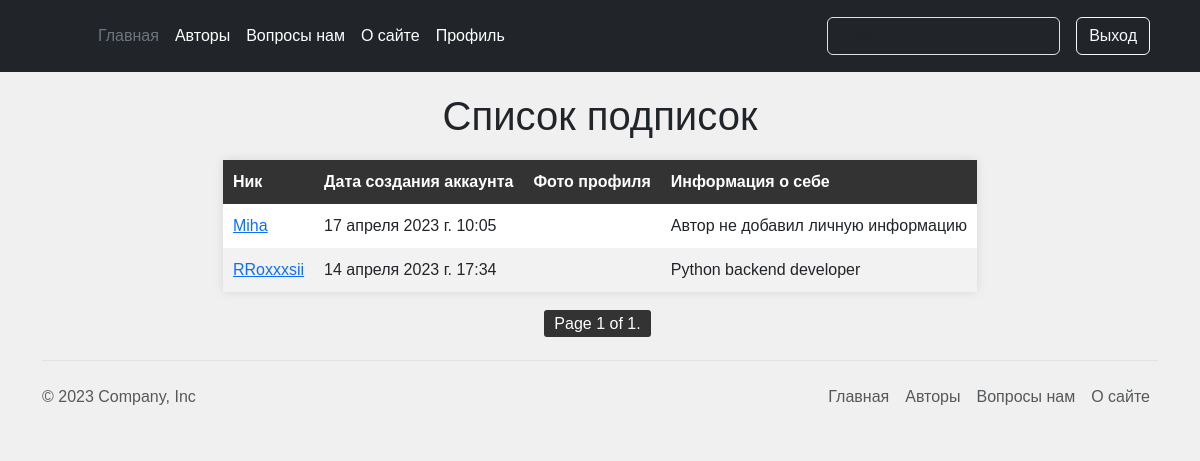
The app's page /authors/following/6 (signed in), older data.
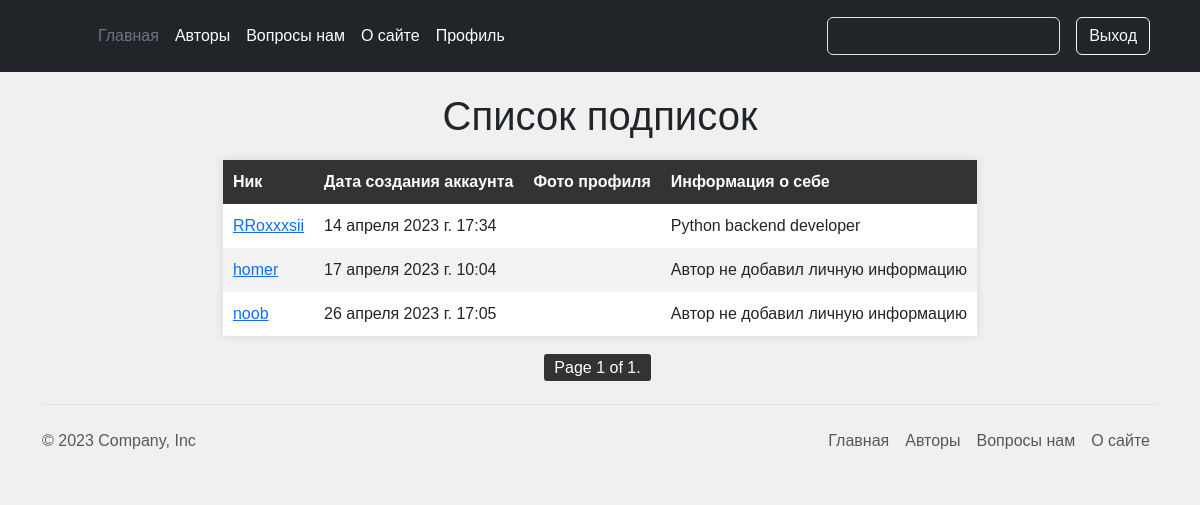
The same page, newer data.
### account/models.py (models this page shows, shortened)
class Author(AbstractBaseUser, PermissionsMixin):
    email = models.EmailField(_('почтовый адрес'), unique=True)
    user_name = models.CharField(max_length=150)
    mobile = models.CharField(max_length=20, blank=True)
    gender = models.ForeignKey(Gender, on_delete=models.SET_NULL, blank=True, null=True)
    profile_photo = models.ImageField(upload_to='photos/%Y/%m/%d/', help_text=_('Фото профиля'), blank=True)
    profile_information = models.TextField(help_text='Расскажите о себе', blank=True)
    country = models.ForeignKey(Country, on_delete=models.SET_NULL, blank=True, null=True)
    telegram_link = models.URLField(_('Телеграмм аккаунт'), blank=True)
    city = models.CharField(_('Где живете'), max_length=70, blank=True, null=True)
    following = models.ManyToManyField(
        "self", blank=True, related_name="followers", symmetrical=False
    )
    is_active = models.BooleanField(default=False)
    is_staff = models.BooleanField(default=False)
    created = models.DateTimeField(auto_now_add=True)
    updated = models.DateTimeField(auto_now=True)
    objects = CustomAccountManager()
    USERNAME_FIELD = 'email'
    REQUIRED_FIELDS = ['user_name']
    class Meta:
        verbose_name = _("Аккаунт")
        verbose_name_plural = _("Аккаунты")
        ordering = ('user_name',)
    def get_absolute_url(self):
        return reverse('authors:author_detail_view', kwargs={'pk': self.pk})

### authors/views.py (the view)
# urls.py: path('following/<int:pk>', views.AuthorFollowingListView.as_view(), name='following_list_view'),
class AuthorFollowingListView(AuthorFollowingFollowersListMixin, ListView):
    extra_context = {'headline': 'Список подписок'}
    def get_queryset(self):
        user_obj = self.request.user
        queryset = user_obj.followers.all()
        return queryset

### authors/templates/authors/authors_list_view.html (shortened to what this page needs)
{% extends 'main/base.html' %}
{% load static %}
{% block content %}
<link rel="stylesheet" href="{% static 'main/css/authors_list_view.css' %}">
<link rel="stylesheet" href="{% static 'main/css/posts.css' %}">
    <h1 class="header-top">{{ headline }}</h1>
	<table>
		<thead>
			<tr>
				<th>Ник</th>
				<th>Дата создания аккаунта</th>
				<th>Фото профиля</th>
				<th>Информация о себе</th>
			</tr>
		</thead>
		<tbody>
			{% for author in authors %}
			<tr>
				<td class="list_item"><a href="{{ author.get_absolute_url }}">{{ author.user_name }}</a></td>
				<td class="list_item">{{ author.created }}</td>
                {% if not author.profile_photo %}
                    <td class="list_item"></td>
                {% else %}
                    <td class="list_item"><img src="{{ author.profile_photo.url }}" alt="Фото профиля"></td>
                {% endif %}
                {% if author.profile_information  %}
                <td class="list_item">{{ author.profile_information|truncatewords:20 }}</td>
                {% else %}
                <td class="list_item">Автор не добавил личную информацию</td>
                {% endif %}
			</tr>
			{% endfor %}
		</tbody>
	</table>
{% include 'main/pagination.html' %}
{% endblock %}

### main/templates/main/base.html (shortened to what this page needs)
<!DOCTYPE html>
<html lang="en" xmlns="http://www.w3.org/1999/html">
<head>
    <link href="https://cdn.jsdelivr.net/npm/bootstrap@5.3.0-alpha3/dist/css/bootstrap.min.css" rel="stylesheet">
</head>
<body>
<header class="p-3 text-bg-dark">
    <div class="container">
      <div class="d-flex flex-wrap align-items-center justify-content-center justify-content-lg-start">
        <a href="/" class="d-flex align-items-center mb-2 mb-lg-0 text-white text-decoration-none">
          <svg class="bi me-2" width="40" height="32" role="img" aria-label="Bootstrap"><use xlink:href="#bootstrap"/></svg>
        </a>
        <ul class="nav col-12 col-lg-auto me-lg-auto mb-2 justify-content-center mb-md-0">
          <li><a href="{% url 'main:home' %}" class="nav-link px-2 text-secondary">Главная</a></li>
          <li><a href="{% url 'authors:author_list_view' %}" class="nav-link px-2 text-white">Авторы</a></li>
          <li><a href="{% url 'main:feedback' %}" class="nav-link px-2 text-white">Вопросы нам</a></li>
          <li><a href="#" class="nav-link px-2 text-white">О сайте</a></li>
            {% if user.is_authenticated %}
          <li><a href="{% url 'account:personal_profile' %}" class="nav-link px-2 text-white">Профиль</a></li>
            {% endif %}
          </ul>
        <form class="col-12 col-lg-auto mb-3 mb-lg-0 me-lg-3" role="search">
          <input type="search" class="form-control form-control-dark text-bg-dark" placeholder="Search..." aria-label="Search">
        </form>
          {% if not user.is_authenticated %}
        <div class="text-end">
          <a href="{% url 'account:login' %}"button type="button" class="btn btn-outline-light me-2">Вход</a>
          <a href="{% url 'account:register' %}" button type="button" class="btn btn-warning">Регистрация</a>
        </div>
          {% else %}
          <div class="text-end">
            <a href="{% url 'account:logout' %}"button type="button" class="btn btn-outline-light me-2">Выход</a>
          </div>
          {% endif %}
      </div>
    </div>
  </header>
{% block content %}
{% endblock %}
<div class="container">
  <footer class="d-flex flex-wrap justify-content-between align-items-center py-3 my-4 border-top">
    <p class="col-md-4 mb-0 text-body-secondary">&copy; 2023 Company, Inc</p>
    <a href="/" class="col-md-4 d-flex align-items-center justify-content-center mb-3 mb-md-0 me-md-auto link-body-emphasis text-decoration-none">
      <svg class="bi me-2" width="40" height="32"><use xlink:href="#bootstrap"/></svg>
    </a>
    <ul class="nav col-md-4 justify-content-end">
      <li class="nav-item"><a href="{% url 'main:home' %}" class="nav-link px-2 text-body-secondary">Главная</a></li>
      <li class="nav-item"><a href="{% url 'authors:author_list_view' %}" class="nav-link px-2 text-body-secondary">Авторы</a></li>
      <li class="nav-item"><a href="{% url 'main:feedback' %}" class="nav-link px-2 text-body-secondary">Вопросы нам</a></li>
      <li class="nav-item"><a href="#" class="nav-link px-2 text-body-secondary">О сайте</a></li>
    </ul>
  </footer>
</div>
</body>
</html>

### main/templates/main/pagination.html (shortened to what this page needs)
<div class="pagination">
    <span class="step-links">
        <span class="current">
            Page {{ page_obj.number }} of {{ page_obj.paginator.num_pages }}.
        </span>
    </span>
</div>

### main/static/main/css/authors_list_view.css (style rules this page uses)
body { font-family: Arial, sans-serif; background-color: #f0f0f0; margin: 0; padding: 0; }
h1 { text-align: center; margin-top: 20px; }
table { border-collapse: collapse; margin: 20px auto; background-color: #fff; box-shadow: 0px 0px 10px rgba(0, 0, 0, 0.1); }
th, td { padding: 10px; text-align: left; }
th { background-color: #333; color: #fff; }
tr:nth-child(even) { background-color: #f2f2f2 }

### main/static/main/css/posts.css (style rules this page uses)
.pagination { display: flex; justify-content: center; align-items: center; margin-top: 20px; }
.pagination .current { padding: 5px 10px; border-radius: 3px; margin-right: 5px; color: #fff; background-color: #333; }

Row changes from the older to the newer data that the page shows:
no longer on this page (row edited): Author: user_name "Miha", created "17 апреля 2023 г. 10:05", profile_information "Автор не добавил личную информацию"
now on this page (row edited): Author: user_name "homer", created "17 апреля 2023 г. 10:04", profile_information "Автор не добавил личную информацию"
now on this page (row edited): Author: user_name "noob", created "26 апреля 2023 г. 17:05", profile_information "Автор не добавил личную информацию"
